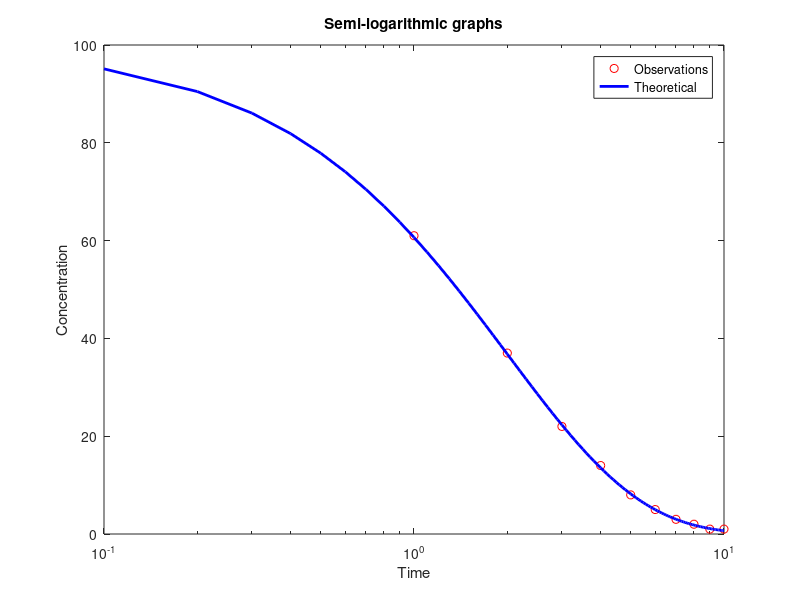

This chart was generated by the following MATLAB code:
clear all;
close all
clc;
%HW1 Q4 - OVERLAYING TWO GRAPHS WITH GIVEN DATA IN SEMI-LOG
Tobs = [0, 1, 2, 3, 4, 5, 6, 7, 8, 9, 10];
Cobs = [100, 61, 37, 22, 14, 8, 5, 3, 2, 1, 1];
Dose = 100; V=1; CL=0.5;
T = [0:0.1:10];


C = Dose/V*exp(-CL/V*T);


figure,semilogx(Tobs,Cobs,'ro',T,C,'b','LineWidth',2)
title('Semi-logarithmic graphs')
xlabel('Time')
ylabel('Concentration')
legend('Observations','Theoretical')
